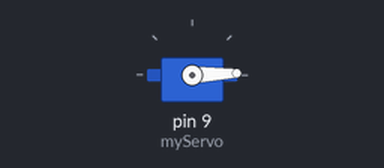
A sketch run on a simulated Arduino Uno, built with avr-gcc and run on an emulated ATmega328P. On the bench: servo.

Above: at 0.05 s.
At 7.4 s:
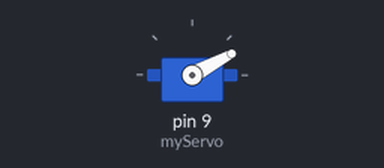
At 14.9 s:
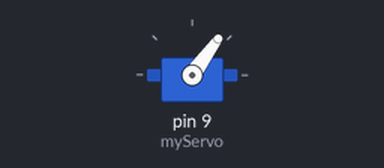
At 29.9 s:
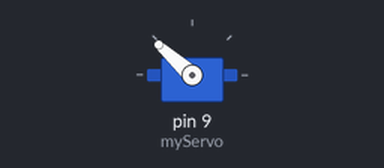
Timing chart, 0 to 39.0 s (numbered marks = the images above):
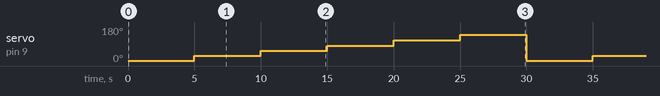

The sketch:

Servo.ino
```cpp
//PIROS - 5V
//FEKETE - GND
//FEHÉR - bármelyik PWM digitális port

#include <Servo.h>
Servo myServo;

void setup() {
   myServo.attach(9);
}
void loop() {
  myServo.write(2);
  delay(5000);
  myServo.write(28);
  delay(5000);
  myServo.write(54);
  delay(5000);
  myServo.write(82);
  delay(5000);
  myServo.write(110);
  delay(5000);
  myServo.write(138);
  delay(5000);
}
```

Measured:
- by itself, servo on pin 9 (myServo): repeats every 30.0 s: 54° 5.0 s, 82° 5.0 s, 110° 5.0 s, 138° 5.0 s, 2° 5.0 s, 28° 5.0 s
